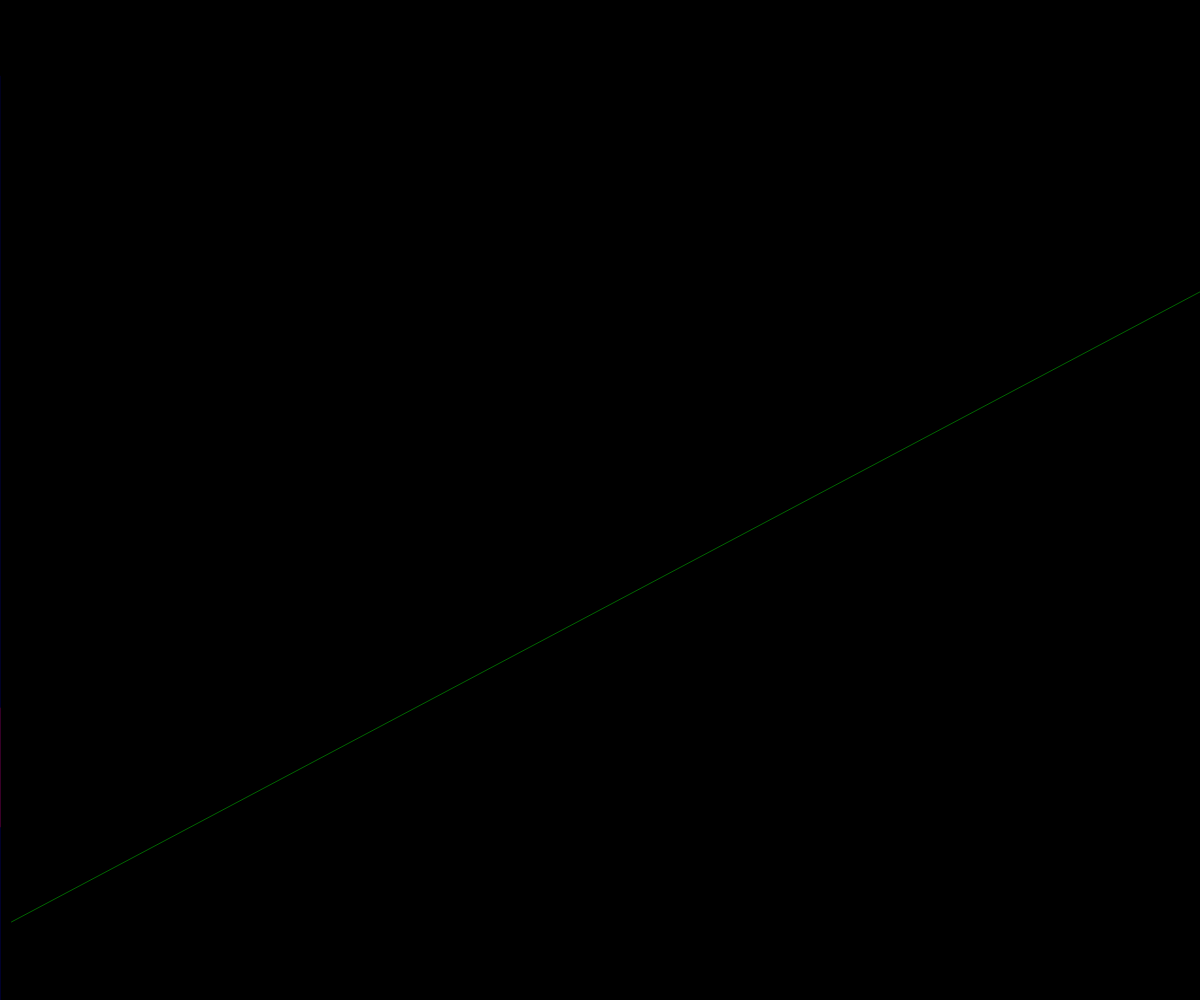
Frame 1 (no input)
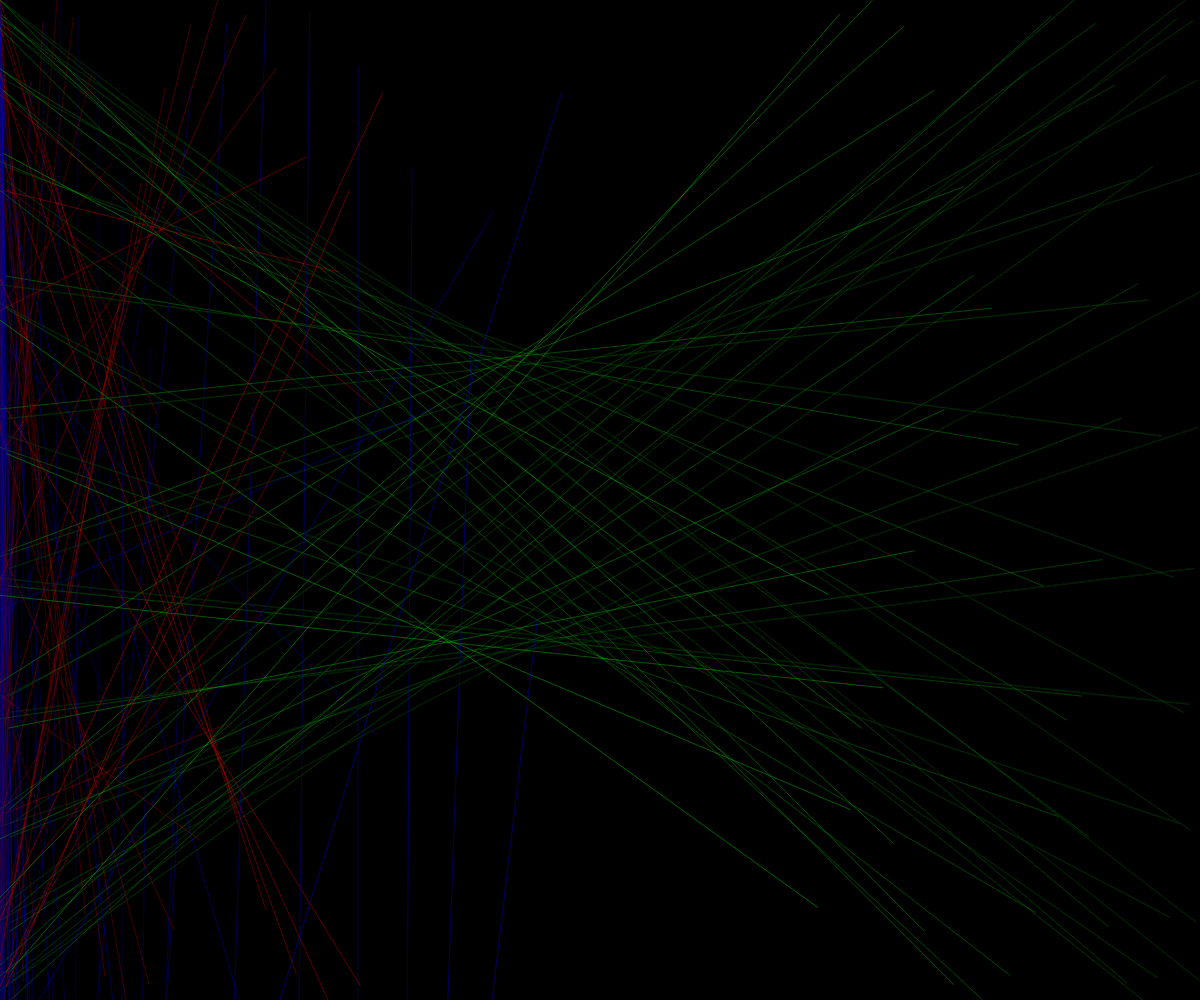
Frame 60 (no input)
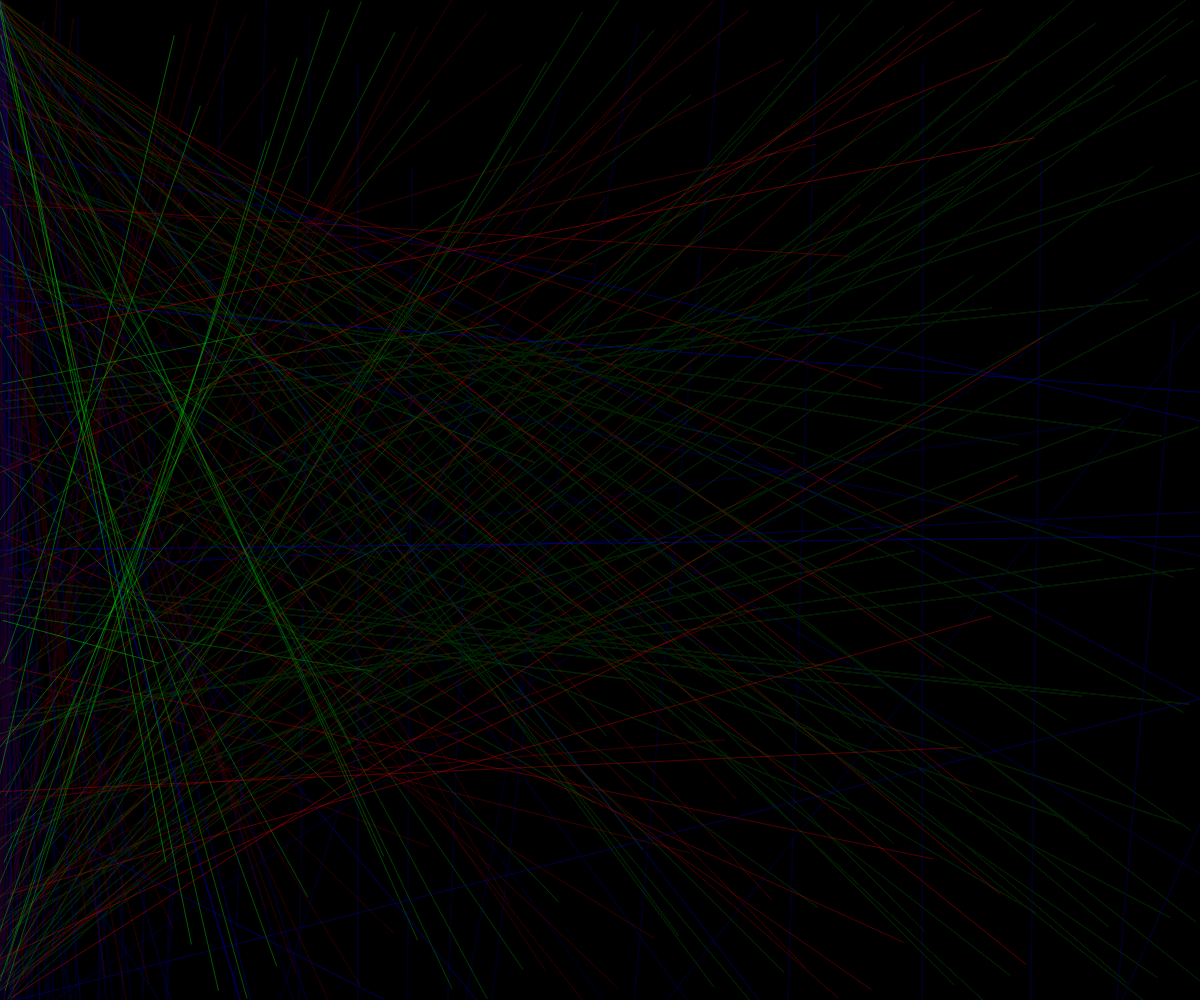
Frame 120 (the mouse pressed at the canvas centre since frame 60)

The p5.js sketch that drew these frames (run headless with seeded random() and noise() and a simulated clock; from frame 60 on, the mouse is pressed at the canvas centre):

// p5.js sketch
// ── sketch.js
function setup() {
  createCanvas(windowWidth,windowHeight)
  background(0)
}
var ts=5;
var res=0.01
function draw() {
  background(0,0,0,5)
  stroke(255,0,0,100)
  line((sin(frameCount*res)*sin(frameCount*res))*width,
  (sin(frameCount)*sin(frameCount))*height,
  (sin((frameCount+ts/5)*res)*sin(frameCount+ts/5)*res)*width,
  (sin(frameCount+ts/5)*sin(frameCount+ts/5))*height)

  stroke(0,255,0,100)
  line((cos(frameCount*res)*cos(frameCount*res))*width,
  (cos(frameCount)*cos(frameCount))*height,
  (cos((frameCount+ts)*res)*cos(frameCount+ts)*res)*width,
  (cos(frameCount+ts)*cos(frameCount+ts))*height)

  stroke(0,0,255,100)
  line((tan(frameCount*res)*tan(frameCount*res))*width,
  (tan(frameCount)*tan(frameCount))*900,
  (tan((frameCount+ts)*res)*tan(frameCount+ts)*res)*width,
  (tan(frameCount+ts)*tan(frameCount+ts))*900)
}
